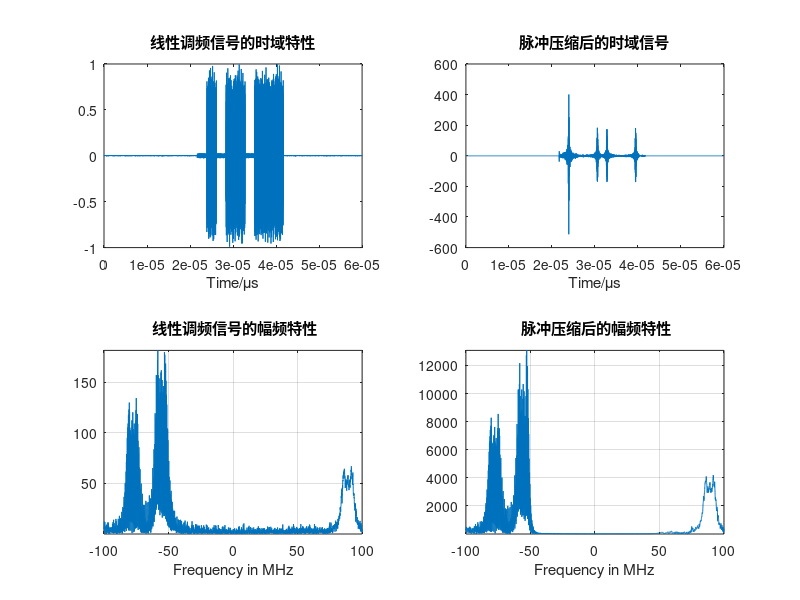

This chart was generated by the following MATLAB code: (Note: this script raises an error after producing the figure.)
%2021年12月6日
%产生间歇采样转发干扰作为分类数据，干噪比30-60dB之间随机；


%%% 间歇采样循环转发干扰
close all;clear;clc
j=sqrt(-1);
data_num=1;   %干扰样本数
samp_num=6000;%距离窗点数
fs = 100e6; %采样频率

B = 50e6;  %信号带宽
taup = 20e-6; %信号脉宽
N = taup * fs; % 采样点数
t = linspace(taup/2,taup*3/2,N);          %时间序列
k = - B / taup;
lfm = exp(1j*pi*k*t.^2);          %LFM信号 复包络

SNR=10; %信噪比dB

for m=1:data_num
    
    %% 目标回波＋噪声
    JNR=20+round(rand(1,1)*20); %干噪比20-40dB
    sp=randn([1,samp_num])+1j*randn([1,samp_num]);%噪声基底
    sp=sp/std(sp);
%     As=10^(SNR/20);%目标回波幅度
%     Aj=10^(JNR/20);%干扰回波幅度
    As = SNR; Aj = JNR;
    range_tar=randi([500, 3000]);  % 目标回波最大点数 3000 + 2000 + 833 < 6000 就可以 833根据duty和period计算得到
    sp(1+range_tar:length(lfm)+range_tar)=sp(1+range_tar:length(lfm)+range_tar)+As*lfm;  %噪声+目标回波 目标在距离窗内200点处
    

 %% 采样参数设置

    section_num_list = [5, 9, 14];
    loop_num = randi([2, 4]); % 循环转发次数
    section_num = section_num_list(loop_num - 1);

    section = taup / section_num; % 切片的长度
    section_samp_num = N / (taup / section); % 切片的采样点数
    section_samp_num = int16(section_samp_num);

    DRFM = zeros(1, loop_num*section_samp_num); % 将每次采样后的信号按倒序存入转发列表

    %% 转发
    for i=1:loop_num
        a = (i * (i+1) / 2 - 1); % 截获切片开始的坐标0、2、5、9...
        current_samp = sp(1+range_tar+a*section_samp_num : range_tar+(a+1)*section_samp_num);
        DRFM(1+(loop_num-i)*section_samp_num : (loop_num-i+1)*section_samp_num) = current_samp;
%         从采样切片的下一个切片开始转发
        sp(1+range_tar+(a+1)*section_samp_num : range_tar+(a+1+i)*section_samp_num) =  Aj * DRFM(1+(loop_num-i)*section_samp_num : (loop_num)*section_samp_num) +  sp(1+range_tar+(a+1)*section_samp_num : range_tar+(a+1+i)*section_samp_num);
    end
    

    sp=sp/max(sp); %归一化


    %% 作回波信号的时域波形
    figure;
    subplot(2, 2, 1);
    plot(linspace(0, 3, 6000)*taup, real(sp));
    title("线性调频信号的时域特性")
    xlabel('Time/μs');

    %% 回波信号的幅频特性
    subplot(2, 2, 3);
    freq=linspace(-fs,fs,length(sp));
    plot(freq*1e-6,fftshift(abs(fft(sp))));
    xlabel('Frequency in MHz');
    title(' 线性调频信号的幅频特性');
    grid on;axis tight;

   %% 进行脉冲压缩处理
    st = conj(fliplr(lfm));
    temp = conv(sp(1+range_tar : range_tar+length(lfm)), st);
    sp_pc = temp(ceil(length(temp)/2):end); % 2000:3999 取2000点
    sp_pc = cat(2, sp(1 : range_tar), sp_pc, sp(range_tar+length(lfm)+1:end));

    %% 将sp_pc信号的横坐标转为距离
%     c = 3.0e8;
%     t_to_distance = c / (2 * fs);
%     
%     temp = zeros(1,size(sp_pc,2));
%     index_end = floor(6000 / t_to_distance);
%     for index=1:index_end
%         R_index = floor(index * t_to_distance);
%         temp(R_index) = sp(index);
%     end
%     sp_pc = temp;

    %% 对sp_pc的时域以及频域进行作图
    subplot(2, 2, 2);
    plot(linspace(0, 3, 6000)*taup, real(sp_pc));
    title("脉冲压缩后的时域信号")
    xlabel('Time/μs');

    subplot(2, 2, 4);
    freq=linspace(-fs,fs,length(sp_pc));
    plot(freq*1e-6,fftshift(abs(fft(sp_pc))));
    xlabel('Frequency in MHz');
    title(' 脉冲压缩后的幅频特性');
    grid on;axis tight;

    %% STFT变换
    [S,~,~,~]=spectrogram(sp,32,32-8,512,fs);
    S = imresize(S,[539,682],'nearest');
    S=S/max(max(S));

    [S_pc,~,~,~]=spectrogram(sp_pc,32,32-8,512,fs);
    S_pc = imresize(S_pc,[539,682],'nearest');
    S_pc=S_pc/max(max(S_pc));

    %% 作时频图
    h = figure;
    ax = axes('Parent', h);
    imagesc(linspace(-10,10,size(S,1)),linspace(-10,10,size(S,2)),abs(S));
    ax.XAxis.Visible = 'off';
    ax.YAxis.Visible = 'off';
%     filename = ['repeater', num2str(m), '.jpg'];
%     exportgraphics(h, filename);

    h = figure;
    ax = axes('Parent', h);
    imagesc(linspace(-10,10,size(S_pc,1)),linspace(-10,10,size(S_pc,2)),abs(S_pc));
    ax.XAxis.Visible = 'off';
    ax.YAxis.Visible = 'off';


%     set(gca,'FontName','Times New Roman');
%     title("ISRJ | STFT")
%     xlabel('Time/μs','FontSize',15);ylabel('Frequency/MHz','FontSize',15)
%     saveas(gcf, ['repeater', num2str(m)], 'jpg');

 
    
end

% save('F:\deep_learning_for_active_jamming_2020.11.16\jamming_data\ISRJ_2\echo.mat' ,'echo')
% save('F:\deep_learning_for_active_jamming_2020.11.16\jamming_data\ISRJ_2\echo_stft.mat' ,'echo_stft')
% save('F:\deep_learning_for_active_jamming_2020.11.16\jamming_data\ISRJ_2\label.mat' ,'label')

% t_data=load('D:\CodeSpace\active_jamming_recognition\data\t_data.mat').t_data;
% tf_data=load('D:\CodeSpace\active_jamming_recognition\data\tf_data.mat').tf_data;
% gt_label=load('D:\CodeSpace\active_jamming_recognition\data\gt_label.mat').gt_label;
% % 
% t_data(1+500*(num_label):500*(num_label+1),:,:)=echo; 
% tf_data(1+500*(num_label):500*(num_label+1),:,:,:)=echo_stft; 
% gt_label(1,1+500*(num_label):500*(num_label+1))=label;
% % 
% save('D:\CodeSpace\active_jamming_recognition\data\t_data.mat','t_data')
% save('D:\CodeSpace\active_jamming_recognition\data\tf_data.mat','tf_data')
% save('D:\CodeSpace\active_jamming_recognition\data\gt_label.mat','gt_label')


% figure(1)
% plot(1:400,squa)
% 
% figure(2)
% plot(1:400,squa1)
% figure(3)
% plot(1:2000,sp)
% figure(4)
% [S,~,~,~]=spectrogram(sp,32*2,32*2-1,200,20e6);
% 
% S=S/max(max(S));
% imagesc(1:size(S,1),1:size(S,2),abs(S))




